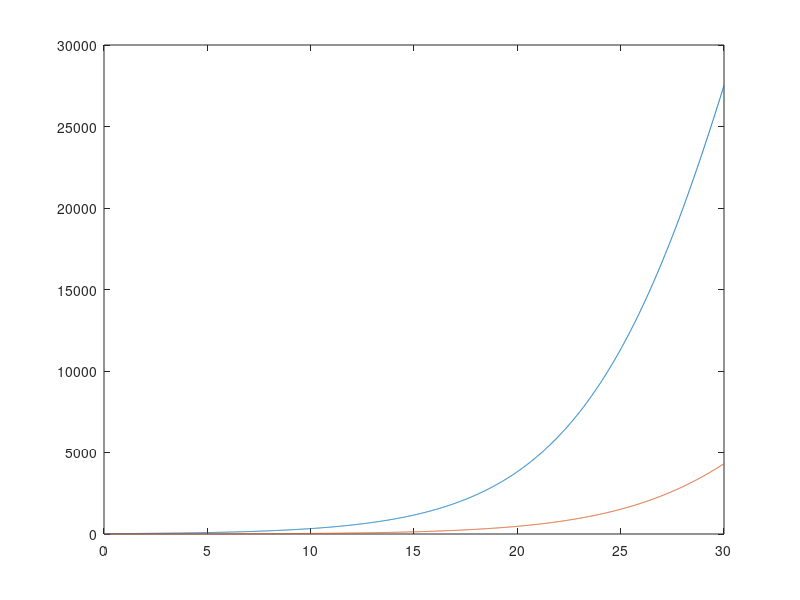
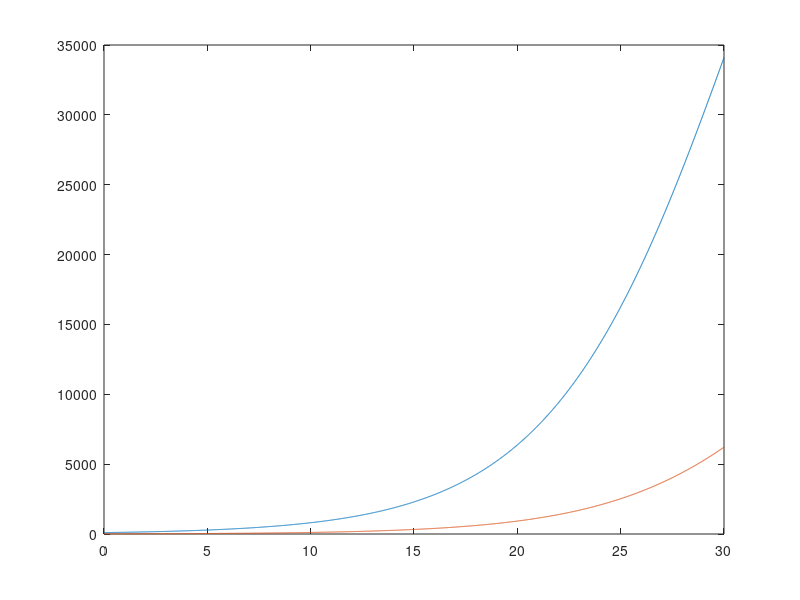

The MATLAB script that drew these images, in order:
close all;clc;
T= 30;% total time for simulation
dt=0.01; %time step (choose a small dt. This need not be the sampling time for actual data %but sampling for simulation. ).
time1=0:dt:T;N=length(time1);

p_node=10^5;
beta1=1.75*10^(-10)*1.33*10^9/p_node;



C_1=zeros(1,N);S_1=zeros(1,N);R_1=zeros(1,N);
C_2=zeros(1,N);S_2=zeros(1,N);R_2=zeros(1,N);
C_1(1)= 20;R_1(1)=0;S_1(1)=p_node-C_1(1)-R_1(1);
C_2(1)= 100;R_2(1)=10;S_2(1)=p_node-C_2(1)-R_2(1);


gamma1=.03;
delta12=0.1;%MAKE ARRAY

for t=1:N-1
C_1(t+1)= C_1(t) +dt*(beta1*S_1(t)*(C_1(t) +(delta12)*C_2(t))-gamma1*C_1(t) );   

R_1(t+1)=R_1(t)+dt*(gamma1*C_1(t) );

S_1(t+1) =S_1(t)-dt*(beta1*S_1(t)*(C_1(t) +delta12* C_2(t)));

S_2(t+1) =S_2(t)-dt*(beta1*S_2(t)*(C_2(t) +delta12* C_1(t)));

C_2(t+1)= C_2(t)+dt*(beta1*S_2(t)*(C_2(t) +delta12*C_1(t))-gamma1*C_2(t) );   

R_2(t+1)=R_2(t) +dt*gamma1*C_2(t);

end

figure(1),
plot(time1,C_1,time1,R_1);
figure(2),
plot(time1,C_2,time1,R_2);
